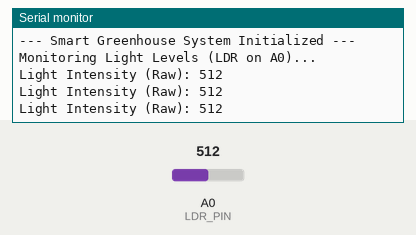
This sketch was run on a simulated Arduino Uno, built with avr-gcc and run on an emulated ATmega328P. On the bench: the last lines printed to the serial monitor. Inputs (shaded band) come from the test bench; at power-on: A0 (LDR_PIN) = 512.

Above: at 1.3 s.
1.4 s: A0 (LDR_PIN) set to 716
At 2.0 s:
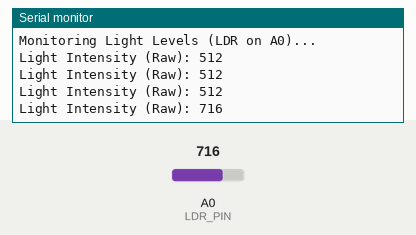
2.9 s: A0 (LDR_PIN) set to 900
At 3.5 s:
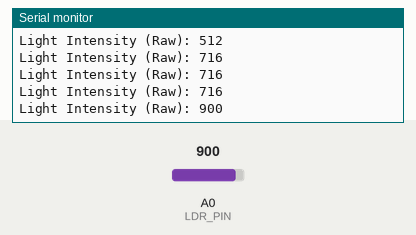
Timing chart, 0 to 5.9 s (numbered marks = the images above; inputs shaded):
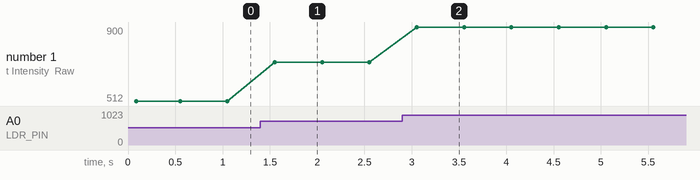

Measured:
- after the input at 1.4 s, the serial monitor: prints a new line after 0.15 s (image 1)
- after the input at 2.9 s, the serial monitor: prints a new line after 0.15 s (image 2)
- plotted number 1: 512 → 716 after the input at 1.4 s, 716 → 900 after the input at 2.9 s

The sketch:

ldr.ino
```cpp
/**
 * Smart Greenhouse Controller - Phase 1: Light Sensing
 * Last Updated: Jan 2026
 */

// Pin Definitions
const int LDR_PIN = A0;

// Configuration
const int SERIAL_BAUD = 9600;
const int SAMPLE_DELAY = 500; // ms

void setup() {
    // Initialize serial communication at 9600 bits per second
    Serial.begin(SERIAL_BAUD);

    // Explicitly set pin mode (though A0 is input by default)
    pinMode(LDR_PIN, INPUT);

    Serial.println("--- Smart Greenhouse System Initialized ---");
    Serial.println("Monitoring Light Levels (LDR on A0)...");
}

void loop() {
    // Read the analog value from the LDR (Range: 0 - 1023)
    int lightValue = analogRead(LDR_PIN);

    // Print the raw sensor data to the Serial Monitor
    Serial.print("Light Intensity (Raw): ");
    Serial.println(lightValue);

    // Logic placeholder:
    // In a full system, we would map this to a percentage
    // or trigger an LED/Grow Light relay if lightValue < THRESHOLD.

    delay(SAMPLE_DELAY);
}
```
